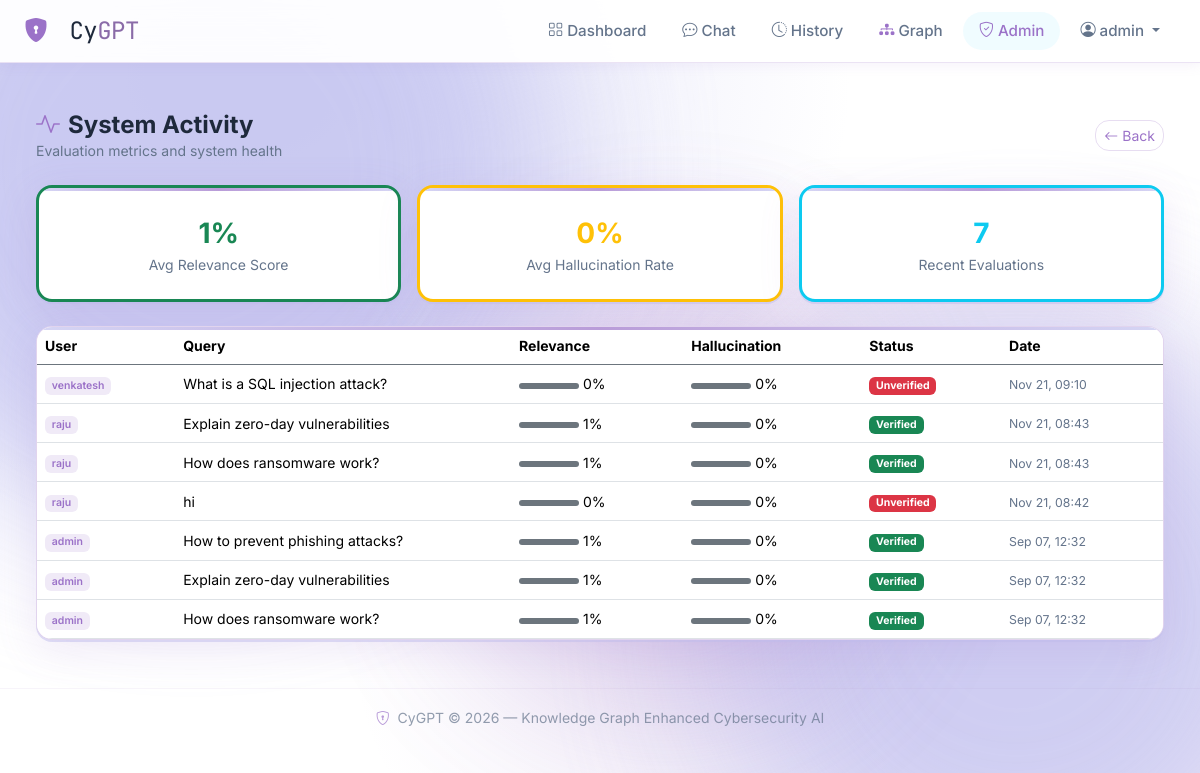
The app's page /adminpanel/activity/ (signed in) with its own data.
### users/models.py (models this page shows, shortened)
class CustomUser(AbstractUser):
    ROLE_CHOICES = [
        ('user', 'User'),
        ('admin', 'Admin'),
    ]
    email = models.EmailField(unique=True)
    role = models.CharField(max_length=10, choices=ROLE_CHOICES, default='user')
    bio = models.TextField(blank=True)
    avatar = models.ImageField(upload_to='avatars/', blank=True, null=True)
    created_at = models.DateTimeField(auto_now_add=True)
    USERNAME_FIELD = 'email'
    REQUIRED_FIELDS = ['username']
    @property
    def is_admin_user(self):
        return self.role == 'admin' or self.is_superuser

### evaluation/models.py (models this page shows, shortened)
class Evaluation(models.Model):
    STATUS_CHOICES = [
        ('verified', 'Verified'),
        ('partial', 'Partially Verified'),
        ('unverified', 'Unverified'),
    ]
    query = models.ForeignKey('chatbot.UserQuery', on_delete=models.CASCADE, related_name='evaluations')
    hallucination_score = models.FloatField(default=0.0, help_text='0=no hallucination, 1=full hallucination')
    relevance_score = models.FloatField(default=0.0, help_text='0=not relevant, 1=fully relevant')
    verification_status = models.CharField(max_length=20, choices=STATUS_CHOICES, default='unverified')
    keyword_matches = models.IntegerField(default=0)
    created_at = models.DateTimeField(auto_now_add=True)

### chatbot/models.py (models this page shows, shortened)
class UserQuery(models.Model):
    user = models.ForeignKey(settings.AUTH_USER_MODEL, on_delete=models.CASCADE, related_name='queries')
    query = models.TextField()
    ai_response = models.TextField(blank=True)
    confidence_score = models.FloatField(default=0.0)
    knowledge_used = models.TextField(blank=True, help_text='Knowledge entries used in this query')
    created_at = models.DateTimeField(auto_now_add=True)
    class Meta:
        ordering = ['-created_at']

### adminpanel/views.py (the view)
# urls.py: path('activity/', views.system_activity, name='activity'),
@require_admin
def system_activity(request):
    recent_evals = Evaluation.objects.select_related('query__user').order_by('-created_at')[:20]
    avg_stats = Evaluation.objects.aggregate(
        avg_hallucination=Avg('hallucination_score'),
        avg_relevance=Avg('relevance_score'),
    )
    return render(request, 'adminpanel/activity.html', {
        'recent_evals': recent_evals,
        'avg_stats': avg_stats,
    })

### adminpanel/context_processors.py (called while the page is built)
def active_alerts(request):
    if request.user.is_authenticated:
        alerts = [alert for alert in BroadcastAlert.objects.filter(is_active=True) if alert.is_valid]
        return {'active_alerts': alerts}
    return {'active_alerts': []}

### adminpanel/views.py (called while the page is built)
def require_admin(view_func):
    @wraps(view_func)
    def wrapper(request, *args, **kwargs):
        if not request.user.is_authenticated or not request.user.is_admin_user:
            messages.error(request, 'Admin access required.')
            return redirect('users:login')
        return view_func(request, *args, **kwargs)
    return wrapper

### templates/adminpanel/activity.html (shortened to what this page needs)
{% extends 'base.html' %}
{% block content %}
<div class="container-fluid py-4 px-4">
  <div class="d-flex justify-content-between align-items-center mb-4">
    <div>
      <h4 class="fw-bold mb-0"><i class="bi bi-activity me-2 text-cyan"></i>System Activity</h4>
      <p class="text-muted small mb-0">Evaluation metrics and system health</p>
    </div>
    <a href="{% url 'adminpanel:dashboard' %}" class="btn btn-sm btn-outline-secondary"><i class="bi bi-arrow-left me-1"></i>Back</a>
  </div>
  <div class="row g-3 mb-4">
    <div class="col-md-4">
      <div class="premium-panel p-4 rounded-4 text-center border-start border-success border-3">
        <div class="text-success fw-bold fs-3">{{ avg_stats.avg_relevance|floatformat:0 }}%</div>
        <div class="text-muted small">Avg Relevance Score</div>
      </div>
    </div>
    <div class="col-md-4">
      <div class="premium-panel p-4 rounded-4 text-center border-start border-warning border-3">
        <div class="text-warning fw-bold fs-3">{{ avg_stats.avg_hallucination|floatformat:0 }}%</div>
        <div class="text-muted small">Avg Hallucination Rate</div>
      </div>
    </div>
    <div class="col-md-4">
      <div class="premium-panel p-4 rounded-4 text-center border-start border-info border-3">
        <div class="text-info fw-bold fs-3">{{ recent_evals|length }}</div>
        <div class="text-muted small">Recent Evaluations</div>
      </div>
    </div>
  </div>
  <div class="premium-panel rounded-4 overflow-hidden">
    <div class="table-responsive">
      <table class="table table-hover align-middle mb-0 small">
        <thead class="border-bottom border-secondary text-muted">
          <tr><th>User</th><th>Query</th><th>Relevance</th><th>Hallucination</th><th>Status</th><th>Date</th></tr>
        </thead>
        <tbody>
          {% for e in recent_evals %}
          <tr>
            <td><span class="badge bg-secondary">{{ e.query.user.username }}</span></td>
            <td class="text-truncate" style="max-width:200px;">{{ e.query.query }}</td>
            <td><div class="progress bg-secondary" style="height:6px;width:60px;display:inline-block;vertical-align:middle;"></div> {{ e.relevance_score|floatformat:0 }}%</td>
            <td><div class="progress bg-secondary" style="height:6px;width:60px;display:inline-block;vertical-align:middle;"></div> {{ e.hallucination_score|floatformat:0 }}%</td>
            <td><span class="badge {% if e.verification_status == 'verified' %}bg-success{% elif e.verification_status == 'partial' %}bg-warning text-dark{% else %}bg-danger{% endif %}">{{ e.verification_status|title }}</span></td>
            <td><small class="text-muted">{{ e.created_at|date:"M d, H:i" }}</small></td>
          </tr>
          {% empty %}
          <tr><td colspan="6" class="text-center text-muted py-4">No evaluations yet.</td></tr>
          {% endfor %}
        </tbody>
      </table>
    </div>
  </div>
</div>
{% endblock %}

### templates/base.html (shortened to what this page needs)
<!DOCTYPE html>
<html lang="en" data-bs-theme="light">
<head>
  <link href="https://cdn.jsdelivr.net/npm/bootstrap@5.3.2/dist/css/bootstrap.min.css" rel="stylesheet">
  <link href="https://cdn.jsdelivr.net/npm/bootstrap-icons@1.11.3/font/bootstrap-icons.min.css" rel="stylesheet">
  {% load static %}
  <link rel="stylesheet" href="{% static 'css/custom.css' %}">
</head>
<body class="cyber-body">
<nav class="navbar navbar-expand-lg cyber-navbar sticky-top">
  <div class="container-fluid px-4">
    <a class="navbar-brand cyber-brand" href="/">
      <i class="bi bi-shield-lock-fill text-cyan me-2"></i>
      <span class="brand-text">Cy<span class="text-cyan-light">GPT</span></span>
    </a>
    <div class="collapse navbar-collapse" id="navbarNav">
      <ul class="navbar-nav ms-auto align-items-center gap-1">
        {% if user.is_authenticated %}
          <li class="nav-item"><a class="nav-link cyber-nav-link" href="{% url 'chatbot:dashboard' %}"><i class="bi bi-grid me-1"></i>Dashboard</a></li>
          <li class="nav-item"><a class="nav-link cyber-nav-link" href="{% url 'chatbot:chat' %}"><i class="bi bi-chat-dots me-1"></i>Chat</a></li>
          <li class="nav-item"><a class="nav-link cyber-nav-link" href="{% url 'chatbot:history' %}"><i class="bi bi-clock-history me-1"></i>History</a></li>
          <li class="nav-item"><a class="nav-link cyber-nav-link" href="{% url 'knowledge:graph' %}"><i class="bi bi-diagram-3-fill me-1 text-cyan"></i>Graph</a></li>
          {% if user.is_admin_user %}
            <li class="nav-item"><a class="nav-link cyber-nav-link text-warning" href="{% url 'adminpanel:dashboard' %}"><i class="bi bi-shield-check me-1"></i>Admin</a></li>
          {% endif %}
          <li class="nav-item dropdown">
            <a class="nav-link dropdown-toggle cyber-nav-link" href="#" data-bs-toggle="dropdown">
              <i class="bi bi-person-circle me-1"></i>{{ user.username }}
            </a>
          </li>
        {% else %}
          <li class="nav-item"><a class="nav-link cyber-nav-link" href="{% url 'users:login' %}">Login</a></li>
          <li class="nav-item"><a class="btn btn-cyber-primary btn-sm ms-2" href="{% url 'users:register' %}">Get Started</a></li>
        {% endif %}
      </ul>
    </div>
  </div>
</nav>
<main class="{% block main_class %}container-fluid py-4{% endblock %}">
  {% block content %}{% endblock %}
</main>
<footer class="cyber-footer mt-auto py-3 text-center">
  <small class="text-muted" style="opacity: 0.7;">
    <i class="bi bi-shield-lock text-cyan me-1"></i>
    CyGPT &copy; 2026 — Knowledge Graph Enhanced Cybersecurity AI
  </small>
</footer>
{% load static %}
</body>
</html>

### static/css/custom.css (style rules this page uses)
:root { --cyber-violet: #9B72C8; --cyber-lavender: #C4C4F0; --cyber-bg: #FFFFFF; --cyber-bg-alt: #F8F7FF; --cyber-text: #1E293B; --cyber-text-muted: #64748B; --cyber-surface: rgba(255, 255, 255, 0.95); --cyber-border: rgba(155, 114, 200, 0.35); --cyber-glow: 0 10px 30px rgba(155, 114, 200, 0.3); }
body.cyber-body { background-color: var(--cyber-bg); background-image: radial-gradient(ellipse at 20% 10%, rgba(196, 196, 240, 0.5) 0%, transparent 45%), radial-gradient(ellipse at 80% 80%, rgba(155, 114, 200, 0.2) 0%, transparent 45%); font-family: 'Inter', sans-serif; color: var(--cyber-text); min-height: 100vh; position: relative; overflow-x: hidden; }
.cyber-navbar { background: rgba(255, 255, 255, 0.95) !important; backdrop-filter: blur(20px); border-bottom: 1px solid rgba(155, 114, 200, 0.2); box-shadow: 0 2px 12px rgba(155, 114, 200, 0.1); z-index: 100; transition: background 0.3s ease, box-shadow 0.3s ease; }
.cyber-brand { font-family: 'JetBrains Mono', monospace; font-size: 1.5rem; text-decoration: none; color: var(--cyber-text) !important; letter-spacing: -0.5px; }
.cyber-nav-link { color: var(--cyber-text-muted) !important; transition: all 0.3s ease; padding: .5rem 1rem !important; border-radius: 20px; font-size: .95rem; font-weight: 500; }
.premium-panel { background: #FFFFFF; border-radius: 24px; border: 1px solid rgba(155, 114, 200, 0.3); box-shadow: 0 10px 40px rgba(155, 114, 200, 0.15), 0 2px 0 rgba(196,196,240,0.5); transition: transform 0.4s cubic-bezier(0.175, 0.885, 0.32, 1.275), box-shadow 0.4s ease; position: relative; overflow: hidden; }
.premium-panel::after { content: ''; position: absolute; top: 0; left: 0; right: 0; height: 3px; background: linear-gradient(90deg, var(--cyber-lavender), var(--cyber-violet), var(--cyber-lavender)); border-radius: 24px 24px 0 0; opacity: 0.7; }
.btn-outline-secondary { border-radius: 14px; border: 1px solid rgba(177, 143, 207, 0.3); color: var(--cyber-violet); background: transparent; }
.text-cyan { color: var(--cyber-violet) !important; }
.text-cyan-light { color: #8A6BA8 !important; }
.text-muted { color: var(--cyber-text-muted) !important; }
.cyber-footer { border-top: 1px solid rgba(177, 143, 207, 0.1); background: transparent; }
.progress { border-radius: 20px; overflow: hidden; }
.badge.bg-secondary { background-color: rgba(155, 114, 200, 0.15) !important; color: var(--cyber-violet) !important; font-weight: 600; }

### records on screen
CustomUser: username "admin"
Evaluation: query.user.username "venkatesh", query.query "What is a SQL injection attack?", relevance_score "0", hallucination_score "0", verification_status "Unverified", created_at "Nov 21, 09:10"
Evaluation: query.user.username "raju", query.query "Explain zero-day vulnerabilities", relevance_score "1", hallucination_score "0", verification_status "Verified", created_at "Nov 21, 08:43"
Evaluation: query.user.username "raju", query.query "How does ransomware work?", relevance_score "1", hallucination_score "0", verification_status "Verified", created_at "Nov 21, 08:43"
Evaluation: query.user.username "raju", query.query "hi", relevance_score "0", hallucination_score "0", verification_status "Unverified", created_at "Nov 21, 08:42"
Evaluation: query.user.username "admin", query.query "How to prevent phishing attacks?", relevance_score "1", hallucination_score "0", verification_status "Verified", created_at "Sep 07, 12:32"
Evaluation: query.user.username "admin", query.query "Explain zero-day vulnerabilities", relevance_score "1", hallucination_score "0", verification_status "Verified", created_at "Sep 07, 12:32"
Evaluation: query.user.username "admin", query.query "How does ransomware work?", relevance_score "1", hallucination_score "0", verification_status "Verified", created_at "Sep 07, 12:32"

### other values on screen
{{ avg_stats.avg_relevance|floatformat:0 }} "1"
{{ avg_stats.avg_hallucination|floatformat:0 }} "0"
{{ recent_evals|length }} "7"
